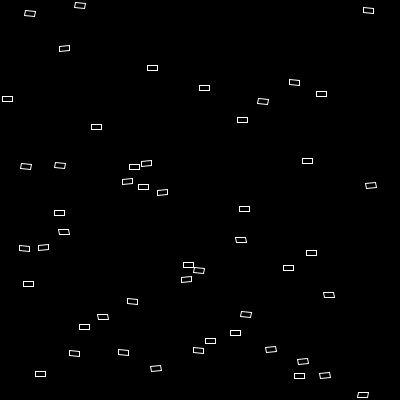
Frame 1 (no input)
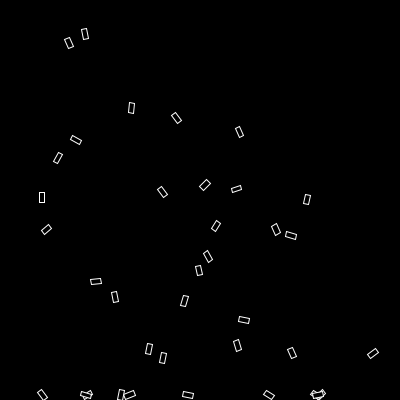
Frame 60 (the mouse pressed at the canvas centre just before this capture)
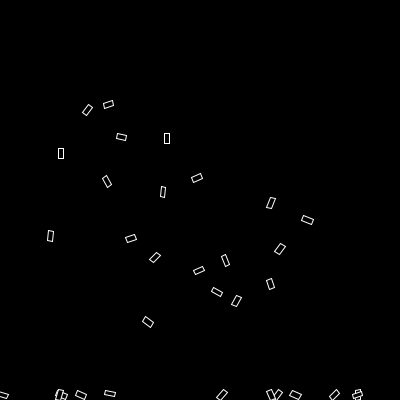
Frame 120 (the mouse held since frame 60 and released just before this capture)

The Processing sketch that drew these frames (run headless with seeded random() and noise(); from frame 60 on, the mouse is pressed at the canvas centre):

// Processing sketch: bricksy_bouncy
// ── bricksy_bouncy.pde



int PHYS_ID = 0;
class PhysObj {
  final int id;
  {
    PHYS_ID += 1;
    id = PHYS_ID; 
  }
  PVector pnpos,npos,pos,vel,acc;
  PVector centre;
  float w,h;
  float rotation;
  float rotationV;
  PhysObj(float x, float y) {
    this(x,y,0,0, 10,5);
  }
  
  PhysObj(float x, float y, float vx, float vy, float w, float h) {
    pos = new PVector(x,y);
    npos = pos.copy();
    pnpos = pos.copy();
    vel = new PVector(vx, vy);
    acc = new PVector();
    this.w = floor(w);
    this.h = floor(h);
    rotationV = random(-0.1,0.1);
    centre = new PVector(x + (w/2), y + (h / 2));
  }
  boolean collides(PVector pos) {
    float dist = PVector.dist(centre,pos);
    
    return dist < w;
  }
  
  
  boolean collides(PhysObj other) {
    float dist = PVector.dist(centre, other.centre);
    
    return dist < w;
  }
  
  
  void update() {
    vel.add(acc);
    vel.mult(0.999);
    pnpos.set(pos);
    boolean collision = false;
    for (float t = 0.01; t <= 1; t += 0.01) {
      npos.set(pos.x, pos.y);
      npos.add(vel.x*t,vel.y*t);
      collision = false;
      for (PhysObj brick : bricks) {
        if (brick.id != id) {
          if (brick.collides(npos)) {
            collision = true;
            break;
          }
        }
        
      }
      
      if (!collision) {
        pnpos.set(npos);  
      } else {
        break;
      }
      
    }
    
    if (collision) {
      vel.mult(-1);
      vel.mult(0.8);
    }
    rotation += rotationV;

    acc.mult(0);
    pos.set(pnpos);
    if (pos.y > height-h) {
      pos.y = height-h;
    }
    
    
  }
  
  void draw() {
    pushMatrix();
    stroke(255);
    fill(0);
    rectMode(CENTER);
    translate(pos.x, pos.y);
    rotate(rotation);
    rect(0,0,w,h);
    
    popMatrix();
  }
  
  void applyForce(PVector f) {
    acc.add(f);
  }
}
ArrayList<PhysObj> bricks = new ArrayList<PhysObj>();
void setup() {
  size(400,400);
  
  for (int i = 0; i < 50; i += 1) {
    bricks.add(new PhysObj(random(width), random(height), random(-5,5), random(-5,5),10,5));
  }
  
}
PVector GRAV = new PVector(0,0.1);

void draw() {
  background(0);
  for (PhysObj brick : bricks) {
    
    brick.update();
    brick.draw();
    brick.applyForce(GRAV);
  }
}
